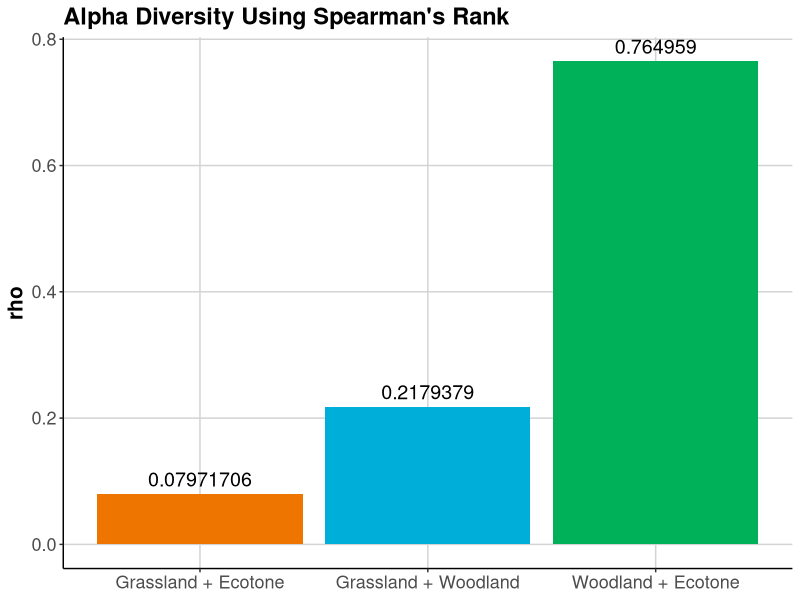
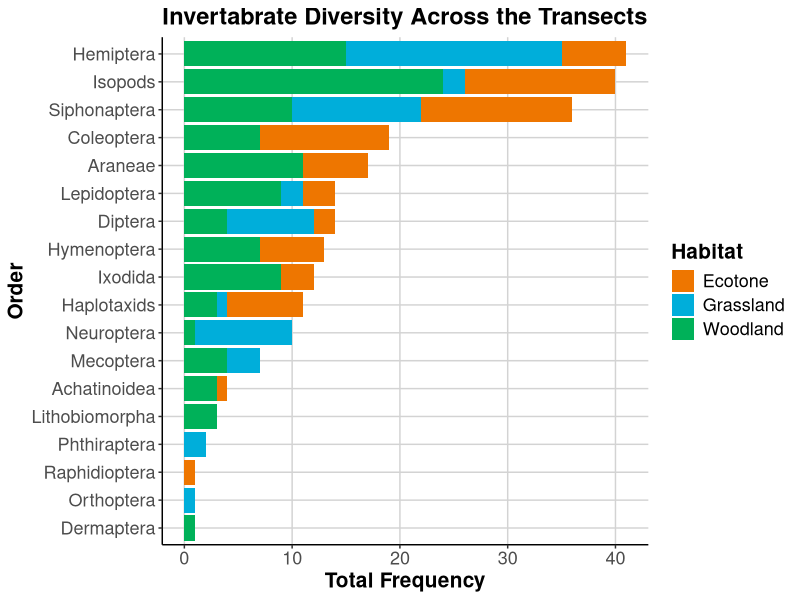
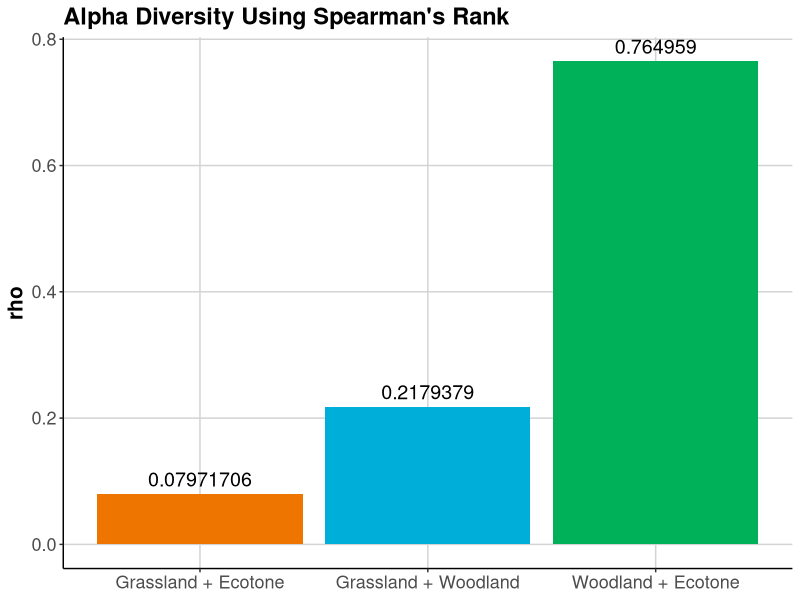
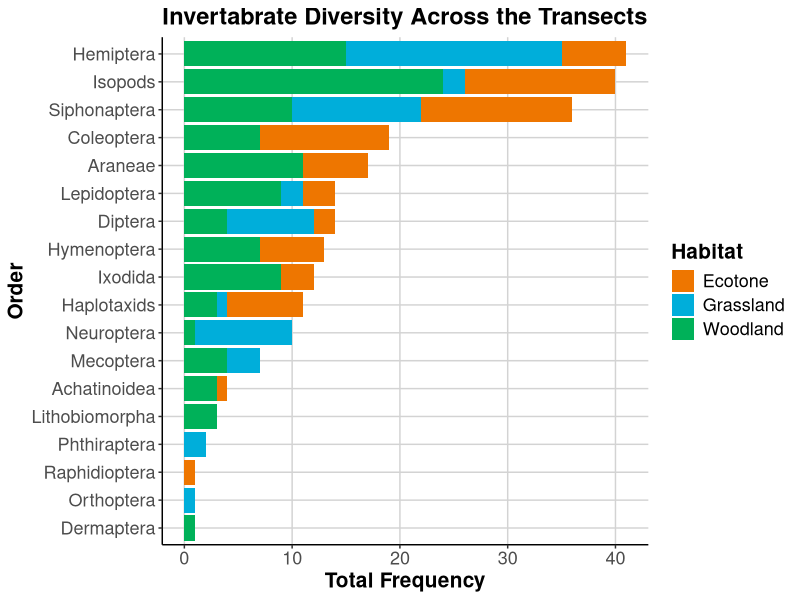

Generate these figures, in order, with R:

# To do -------------------------------------------------------------------

# Calculate alpha diversity
# GLM for alpha diversity V Section
# Boxplot for diversity per section
# Histogram for orders found (stacked per section?)

# Install packages --------------------------------------------------------

#install.packages('tidyverse')
library(tidyverse)
#install.packages('vegan')
library(vegan)

# Install data ------------------------------------------------------------

insect_data <- read.csv('group1_leaf_litter_data_new.csv') %>%
  select(1:26) %>%
  mutate(wood_name = as.factor(wood_name)) %>%
  mutate(transect_point = as.factor(transect_point)) %>%
  select(transect_point, isopods:dermaptera) %>%
  pivot_longer(cols = isopods:dermaptera,
               names_to = "species",
               values_to = "amount") %>%
  pivot_wider(names_from = transect_point,
              values_from = amount)

View(insect_data)

str(insect_data)

# the rows have been added in excel to remove error message (easier than R):
species_data <-
  read.csv('group1_leaf_litter_species_frequency_data.csv', header = TRUE)

View(species_data)

alpha_data <-
  read.csv('group1_leaf_litter_alpha_diversity_data.csv', header = TRUE)

View(alpha_data)

# Alpha diversity ---------------------------------------------------------

# Grassland Vs Ecotone
cor.test(alpha_data$grassland, alpha_data$ecotone, method = "spearman")

# Woodland Vs Ecotone
cor.test(alpha_data$woodland, alpha_data$ecotone, method = "spearman")

# Woodland Vs Grassland
cor.test(alpha_data$woodland, alpha_data$grassland, method = "spearman")

# GLM ---------------------------------------------------------------------

combination <-
  c("Grassland + Ecotone",
    "Woodland + Ecotone",
    "Grassland + Woodland")
rho <- c(0.07971706, 0.764959, 0.2179379)

glm_matrix <- data.frame(combination, rho)

View(glm_matrix)

# Rho plot ----------------------------------------------------------------

glm_matrix %>%
  ggplot(aes(
    x = combination,
    y = rho,
    label = rho,
    fill = combination
  )) +
  geom_col() +
  ggtitle("Alpha Diversity Using Spearman's Rank") +
  geom_text(vjust = -0.5, 
            size = 5) +
  scale_fill_manual(values = c("darkorange2", "#00AEDA", "#00B159")) +
  theme(
    axis.title.x = element_blank(),
    panel.background = element_blank(),
    panel.grid.major = element_line(colour = "lightgrey"),
    axis.line = element_line(colour = "black"),
    legend.position = "none",
    axis.text = element_text(size = 13),
    axis.title = element_text(size = 15,
                              face = "bold"),
    plot.title = element_text(size = 17,
                              face = "bold")
  )

ggsave("alpha_diversity_hist.jpeg",
       width = 16,
       height = 9,
       units = "in")

# Histogram ---------------------------------------------------------------

species_data %>%
  pivot_longer(cols = Grassland:Woodland,
               names_to = "Habitat",
               values_to = "Frequency") %>%
  ggplot(aes(
    x = reorder(str_to_title(species), Frequency),
    y = Frequency,
    fill = Habitat
  )) +
  geom_col() +
  coord_flip() +
  ylab("Total Frequency") +
  xlab("Order") +
  ggtitle("Invertabrate Diversity Across the Transects") +
  scale_fill_manual(values = c("darkorange2", "#00AEDA", "#00B159")) +
  theme(
    panel.background = element_blank(),
    panel.grid.major = element_line(colour = "lightgrey"),
    axis.line = element_line(colour = "black"),
    axis.text = element_text(size = 13),
    axis.title = element_text(size = 15,
                              face = "bold"),
    legend.text = element_text(size = 13),
    legend.title = element_text(size = 15, 
                                face = "bold"),
    plot.title = element_text(size = 17,
                              face = "bold")
  )

ggsave("species_hist.jpeg",
       width = 16,
       height = 9,
       units = "in")
